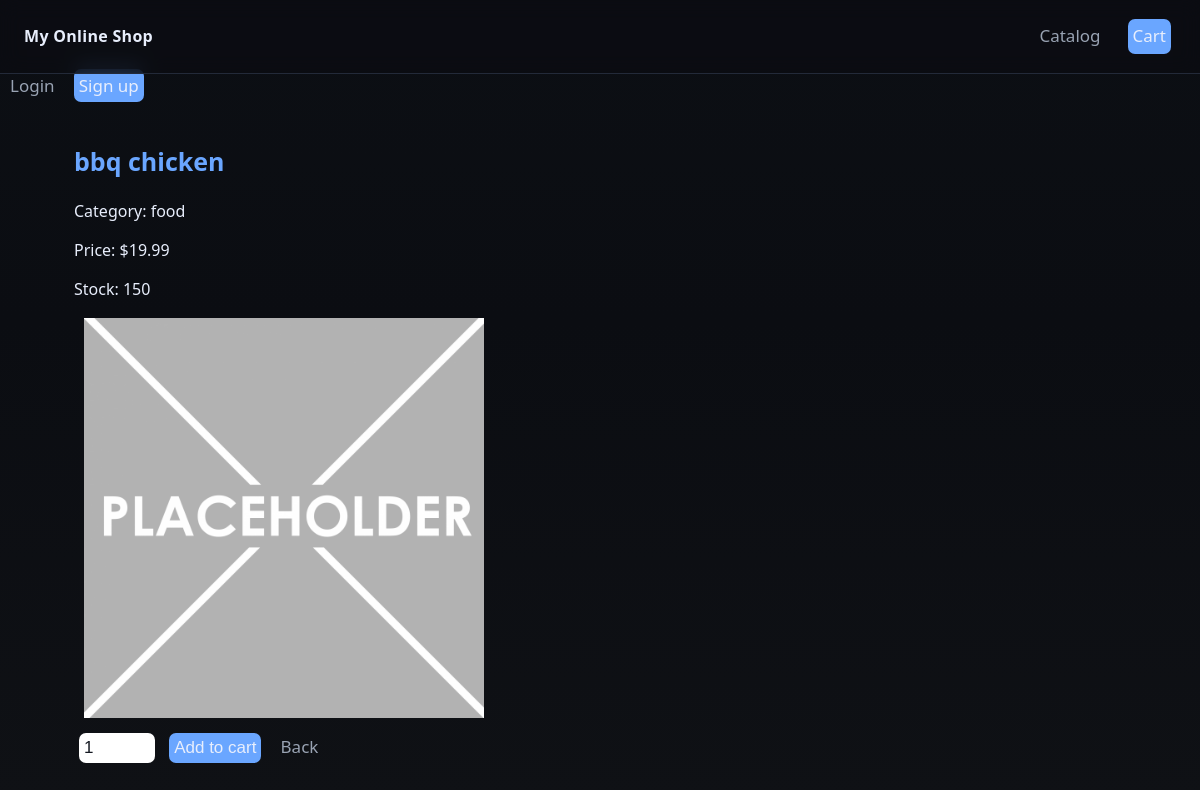
The page /product/bbq-chicken/ on the database its author committed.
### shop/models.py (models this page shows, shortened)
class Product(models.Model):
    category=models.ForeignKey(Category, on_delete=models.PROTECT, related_name='products')
    name=models.CharField(max_length=180)
    slug=models.SlugField(max_length=200, unique=True)
    price=models.DecimalField(max_digits=10, decimal_places=2, default=Decimal('0.00'))
    is_weighted=models.BooleanField(default=False, help_text='Drobnoe kolichestvo (ex: kg)')
    stock=models.PositiveIntegerField(default=100)
    is_active=models.BooleanField(default=True)
    unit=models.CharField(max_length=20, default='pcs')
    image=models.ImageField(upload_to='products/%Y/%m/', blank=True, null=True)
    description=models.TextField(blank=True)
    class Meta:
        ordering=['name']
        indexes=[models.Index(fields=['slug']), models.Index(fields=['name'])]
        verbose_name='Product'
        verbose_name_plural='Products'

class Category(models.Model):
    name=models.CharField(max_length=120)
    slug=models.SlugField(max_length=140, unique=True)
    class Meta:
        ordering=['name']
        verbose_name='Category'
        verbose_name_plural='Categories'

### shop/views.py (the view)
# urls.py: path('product/<slug:slug>/', views.product_detail, name='product'),
def product_detail(request, slug):
    product=get_object_or_404(Product, slug=slug, is_active=True)
    return render(request, 'shop/product/detail.html', {'product':product})

### shop/templates/shop/product/detail.html (shortened to what this page needs)
{%extends 'shop/base.html'%}
{%load static%}
{%block content%}
<h2 class="productname">{{product.name}}</h2>
<p>Category: {{product.category.name}}</p>
<p>Price: ${{product.price}}</p>
<p>Stock: {{product.stock}}</p>
<div class="card__img">
    {% if product.image %}
        <img src="{{ product.image.url }}" alt="{{ product.name }}" class="product-img">
    {% else %}
        <img src="{% static 'img/placeholder.png' %}" alt="" class="product-img">
    {% endif %}
</div>
<form action="{%url 'shop:cart_add' product.id%}" method="post">
    <input class="inputqty" type="number" name="quantity" value="1" min="1" max="999">
    <button class="btn btn--primary" type="submit">Add to cart</button>
    <a class="btn" href="{%url 'shop:home'%}">Back</a>
</form>
{%endblock%}

### static/css/style.css (style rules this page uses)
:root { --bg:#0f1115; --panel:#151922; --muted:#99a3b3; --text:#e8eefc; --brand:#6aa6ff; --brand-2:#7ee787; --danger:#ff6b6b; --border:#232a39; --radius:14px; --shadow: 0 6px 24px rgba(0,0,0,.25); }
* { box-sizing: border-box; }
html, body { height: 100%; }
body { margin: 0; font: 16px/1.45 system-ui, -apple-system, Segoe UI, Roboto, Ubuntu; color: var(--text); background: linear-gradient(180deg, #0c0f14, #0b0d12 40%, #0f1115 100%); }
.btn { font-size: 20px; color: var(--text); text-decoration: none; }

### shop/templates/shop/base.html (style rules this page uses)
.btn { font-size: 17px; color: var(--muted); text-decoration: none; margin: 10px; }
.btn--primary { margin: 5px; padding: 5px; border: none; border-radius: 7px; background: var(--brand); color: var(--text); }
.inputqty { font-size: 17px; margin: 5px; padding: 5px; border: none; border-radius: 7px; background: white; color: var(--panel); }
.productname { color: var(--brand); font-size: 25px; }
.card__img { height: 400px; display: flex; margin: 10px; }

### rows shown on the page
Product: name "bbq chicken", category.name "food", price "19.99", stock "150"
